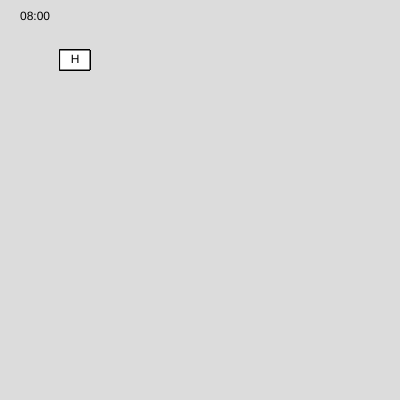
Frame 1 (no input)
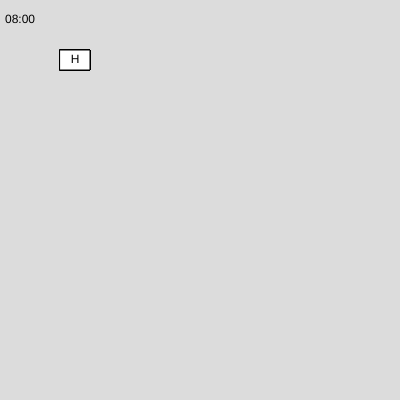
Frame 60 (no input)
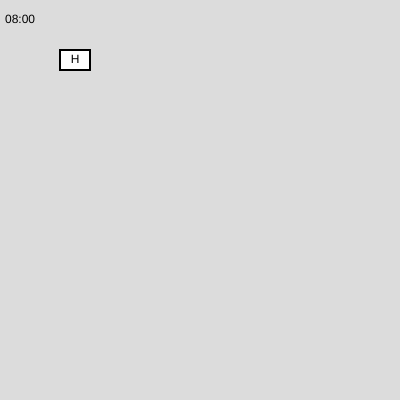
Frame 120 (the mouse pressed at the canvas centre since frame 60)

The p5.js sketch that drew these frames (run headless with seeded random() and noise() and a simulated clock; from frame 60 on, the mouse is pressed at the canvas centre):

// p5.js sketch
// ── sketch.js
const type = {
  NORMAL: {
    name: 'normal',
    highSchoolStartTimes: [
      new Session(8, 0),
      new Session(9, 0),
      new Session(10, 0),
      new Session(12, 0),
    ],
    middleSchoolStartTimes: [
      new Session(8, 10),
      new Session(9, 0),
      new Session(10, 0),
      new Session(11, 0),
    ],
  },
  DELAY: '2-hour delay',
  ASSEMBLY: 'assembly',
};

const rotation = {
  A: 'ABCEFG',
  B: 'BCDFGH',
};

const days = [
  { date: '8/30/23', rotation: 'A', type: type.NORMAL },
  { date: '8/31/23', rotation: 'D', type: type.NORMAL },
  { date: '9/1/23', rotation: 'C', type: type.NORMAL },
];

let TOGGLE_WIDTH = 30;
let TOGGLE_HEIGHT = 20;
let TOGGLE_START_X = 50;
let TOGGLE_START_Y = 50;
let TOGGLE_GAP = 10;

let buttons = [];

function setup() {
  createCanvas(400, 400);
  createButtons();
}

function draw() {
  background(220);
  text(type.NORMAL.highSchoolStartTimes[0].toString(), 20, 20);
  showButtons();
}

function showButtons() {
  buttons.forEach((b) => b.show());
}

function createButtons() {
  const letters = 'ABCDEFGH'.split('');
  letters.forEach((letter) => {
    let x = TOGGLE_START_X + 10; // TODO: replace 10 with a math expression
    buttons.push(
      new Button(
        letter,
        x,
        TOGGLE_START_Y,
        TOGGLE_WIDTH,
        TOGGLE_HEIGHT
      )
    );
  });
}

function showMeetingTimes() {
  // TODO: display list of all future meeting times for selected classes
}

function mousePressed() {
  buttons.forEach((b) => {
    if (b.isClicked(mouseX, mouseY)) {
      b.toggle();
    }
  });
}

// ── Button.js
class Button {
  constructor(title, x, y, w, h) {
    this.title = title;
    this.x = x;
    this.y = y;
    this.w = w;
    this.h = h;
    this.isSelected = false;
  }

  toggle() {
    this.isSelected = !this.isSelected;
  }

  isClicked(x, y) {
    return x > this.x && y > this.y; // TODO: check all four sides
  }

  show() {
    // TODO: make this look nicer
    if (this.isSelected) {
      strokeWeight(2);
    } else {
      strokeWeight(1);
    }
    rect(this.x, this.y, this.w, this.h);
    textAlign(CENTER, CENTER);
    text(this.title, this.x + this.w / 2, this.y + this.h / 2);
  }
}

// ── Session.js
class Session {
  constructor(startHour, startMinute) {
    this.startHour = startHour;
    this.startMinute = startMinute;
    this.course = '';
  }

  setCourse(title) {
    this.course = title;
  }

  toMinutes() {
    return this.startHour * 60 + this.startMinute;
  }

  static durationBetween(time1, time2) {
    const diff = Math.abs(time1.toMinutes() - time2.toMinutes());
    const hoursDiff = Math.floor(diff / 60);
    const minutesDiff = diff % 60;
    return new Time(hoursDiff, minutesDiff);
  }

  toString() {
    return `${String(this.startHour).padStart(2, '0')}:${String(
      this.startMinute
    ).padStart(2, '0')}`;
  }
}
